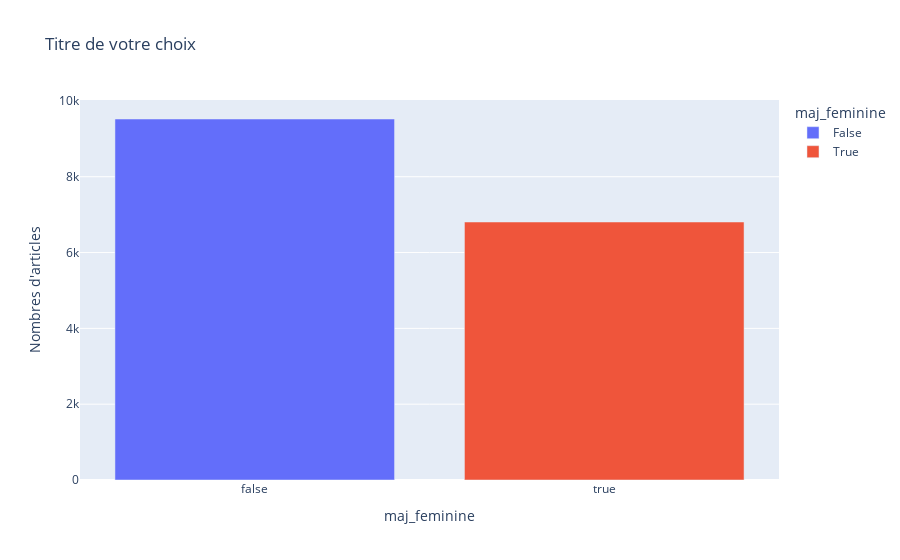

The notebook cell this image was saved under:
### Markdown cell above
Vous venez de créer votre premier graphe! Remarquons que ce graphe est déjà en partie interactif : en passant la souris sur chaque barre, la figure nous spécifie le type xxx, ainsi que le nombre de xxx. Une autre fonctionnalité notable est que l'utilisateur.ice peu sauvegarder le graphe comme un `.png` (comme image statique) cliquant sur l'icône *appareil photo* qui apparaît lorsque notre souris se trouve dans le coin haut droit de l'image. Au même endroit on peut trouver des fonctions de zoom, defilement, changement d'échelle et réinitialiser la vue du graphe. Toutes ces fonctions seront disponible pour toutes les visualisations qui suivent.

En revanche, le graphe n'est pas des plus sympathiques, il manque de couleurs, d'un titre, de titres d'axes plus visibles. Il est possible de préciser ces informations dès le début, en donnant plus d'arguments à la fonction `.bar()`. Par exemple, grâce à l'argument `labels` nous pouvons changer le nom des axes et grâce à l'argument `color` on peut changer la couleur des barres selon une variable de notre jeu de donnée (ici nous utiliserons xxx comme pour l'axe x). Pour ajouter un titre, il suffit d'utiliser l'argument `title`.

### Code cell
# Créé un bar chart en utilisant la fonction .bar()
fig = px.bar(
    articles_par_maj_femmes,
    x="maj_feminine",
    y="size",
    title="Titre de votre choix",
    labels={"size": "Nombres d'articles"},

    # Notez que l'argument "color" prend une chaine de caractères se referant à 
    # la colonne "xxx" du jeu de donnée
    color="maj_feminine"
)

fig.show()

### Figure 1 — Plotly figure (JSON) as saved in the notebook; plotly's stock layout.template omitted (floating-point values rounded to 4 significant figures)
{"data": [{"alignmentgroup": "True", "hovertemplate": "maj_feminine=%{x}<br>Nombres d'articles=%{y}<extra></extra>", "legendgroup": "False", "marker": {"color": "#636efa", "pattern": {"shape": ""}}, "name": "False", "offsetgroup": "False", "orientation": "v", "showlegend": true, "textposition": "auto", "type": "bar", "x": [false], "xaxis": "x", "y": [9523], "yaxis": "y"}, {"alignmentgroup": "True", "hovertemplate": "maj_feminine=%{x}<br>Nombres d'articles=%{y}<extra></extra>", "legendgroup": "True", "marker": {"color": "#EF553B", "pattern": {"shape": ""}}, "name": "True", "offsetgroup": "True", "orientation": "v", "showlegend": true, "textposition": "auto", "type": "bar", "x": [true], "xaxis": "x", "y": [6806], "yaxis": "y"}], "layout": {"barmode": "relative", "legend": {"title": {"text": "maj_feminine"}, "tracegroupgap": 0}, "title": {"text": "Titre de votre choix"}, "xaxis": {"anchor": "y", "categoryarray": [false, true], "categoryorder": "array", "domain": [0, 1], "title": {"text": "maj_feminine"}}, "yaxis": {"anchor": "x", "domain": [0, 1], "title": {"text": "Nombres d'articles"}}}}
